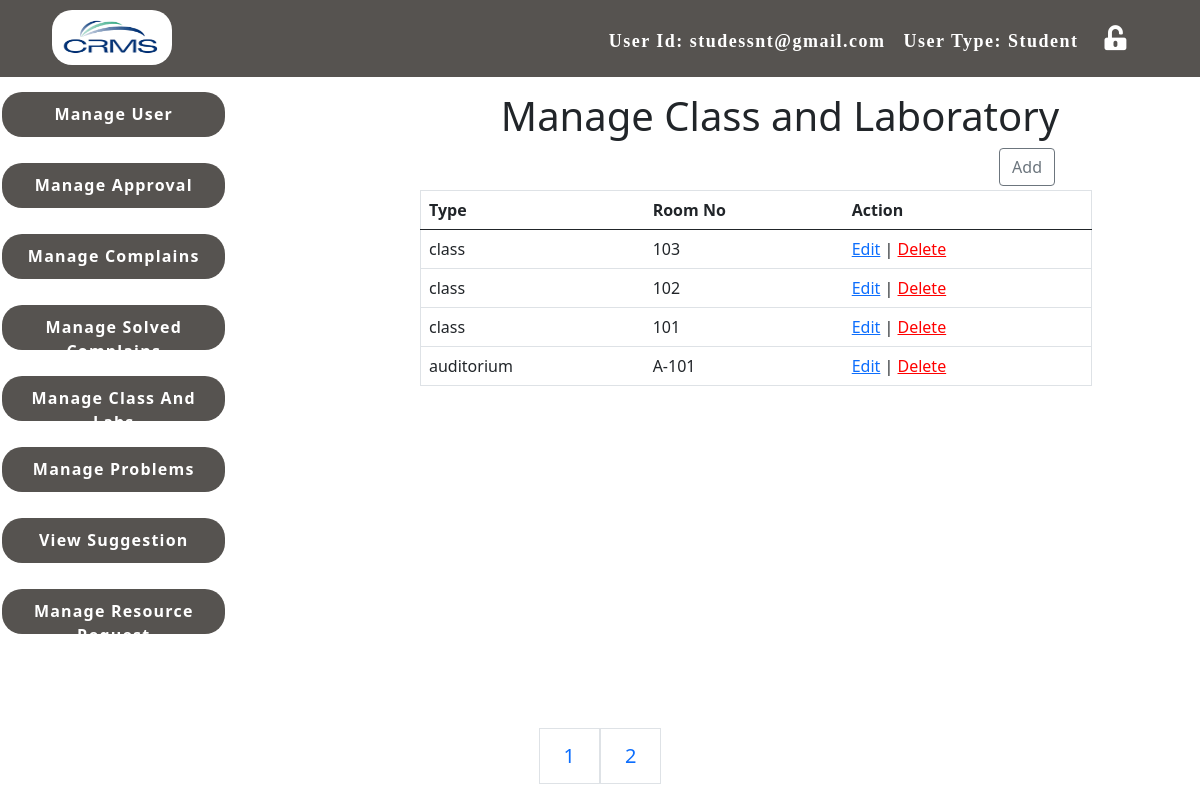
The app's page /Admin/class/manage class and labs.php?page=2 (signed in) with its own data.
### tables this page shows
CREATE TABLE IF NOT EXISTS `room` (
  `id` int(11) NOT NULL AUTO_INCREMENT,
  `type` varchar(20) NOT NULL,
  `roomno` varchar(20) NOT NULL,
  PRIMARY KEY (`id`)
);

### Admin/class/manage class and labs.php (the view, shortened to what this page needs)
<?php include ("../header.php");
include ("../../config.php");
?>
	<div class="main-containt">
		<h1 class="admin-heading"> Manage Class and Laboratory </h1>
		<a href="add.php" style="float: right; margin-right: 175px;" class="btn btn-outline-secondary"> Add </a>
		<table class="table" style="margin: 50px 150px; width: 70%;">
		  <thead>
		    <tr>
		      <th scope="col">Type</th>
		      <th scope="col">Room No</th>
		      <th scope="col"> Action </th>
		    </tr>
		  </thead>
		  <tbody>
		  <?php
		  	$results = mysqli_query($conn, "SELECT * FROM room ORDER BY `type` DESC");
			$results_per_page = 10;
			$number_of_result = mysqli_num_rows($results);
			$number_of_pages = ceil($number_of_result /$results_per_page );
				if (!isset($_GET['page'])) {
					$page = 1;
				} else {
					$page = $_GET['page'];
				}
				$this_page_first_result = ($page-1)*$results_per_page;
		 	$sql = 'SELECT * FROM room ORDER BY `type` DESC LIMIT ' . $this_page_first_result . ',' .  $results_per_page;
			 $result1 = mysqli_query($conn,$sql);
		 	 while($row = mysqli_fetch_array($result1)){
				echo "<tr>";
					echo "<td>".$row['type']."</td>";
					echo "<td>".$row['roomno']."</td>";
					echo "<td><a   href=\"edit.php?id=$row[id]\">Edit</a> | <a  href=\"delete.php?id=$row[id]\"  style=\"color:red; onClick=\"return confirm('Are you sure you want to delete Type And Room No?')\">Delete</a></td>";
				echo "</tr>";
			  }
			  echo '<div class="fixed-bottom">';
			  echo '<ul  class= "pagination justify-content-center" >';
			 echo '<ul class= "pagination pagination-lg">';
			  for ($page=1;$page<=$number_of_pages;$page++) {
				echo '<a  class="page-link" href="manage class and labs.php?page=' . $page . '">' . $page. ' </a>';
			}
			echo  '</ul>';
			 echo  '</ul>';
			echo '</div>';
		    ?>
		  </tbody>
		</table>
	</div>

### css/style.css (style rules this page uses)
h1,h2,h3,h4,h5,h6 { margin: 0; padding: 0; }
.main-containt { width: 80%; float: left; }
.admin-heading { text-align: center; margin-top: 5px; margin-left: 60px; }
table,th,td { border: 1px solid; }
.main-containt { width: 80%; float: left; margin-top: -560px; margin-left: 270px; }
.admin-heading { text-align: center; margin-top: 5px; }

### records on screen
room: type "class", roomno "103"
room: type "class", roomno "102"
room: type "class", roomno "101"
room: type "auditorium", roomno "A-101"

### other values on screen
$email "studessnt@gmail.com"
$type "Student"
